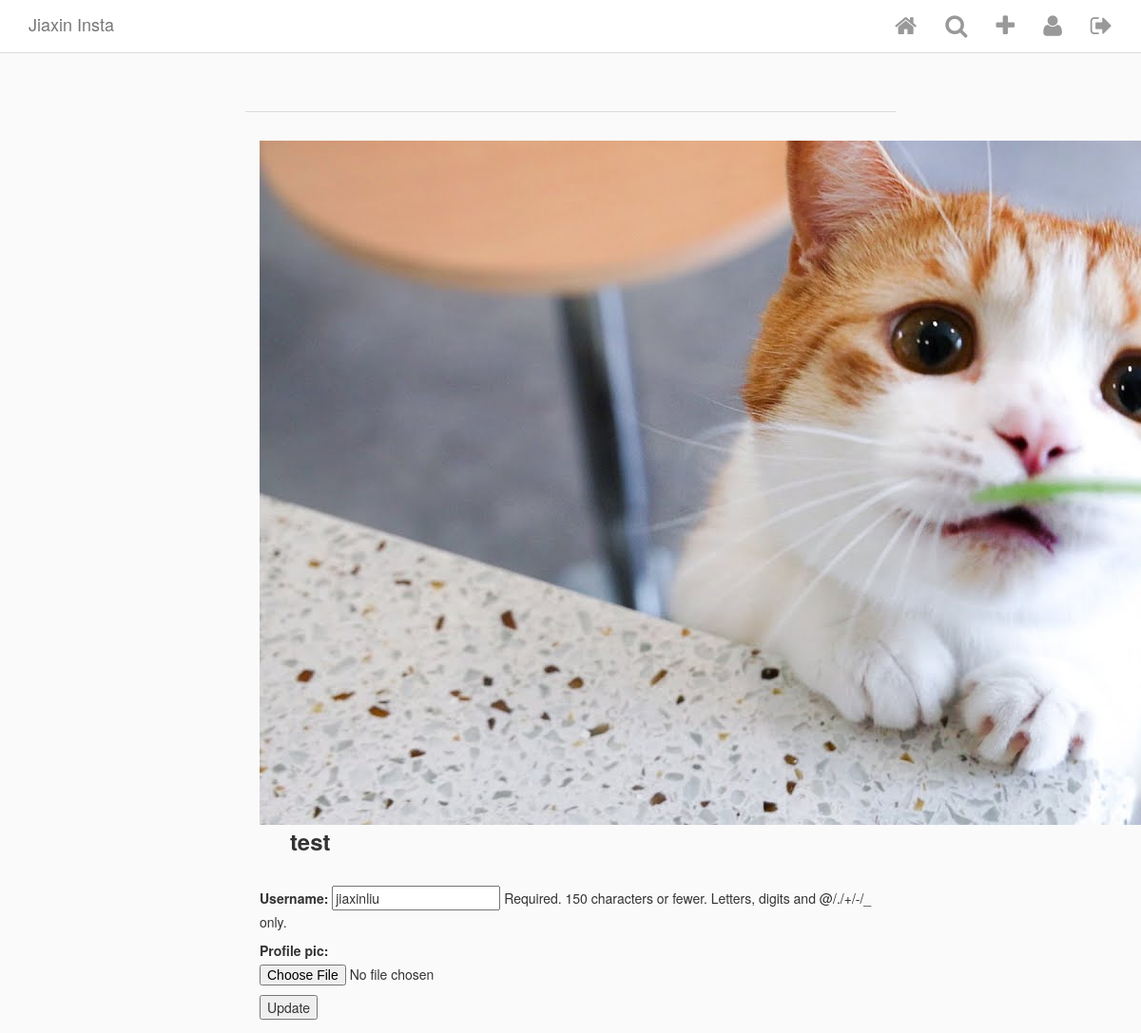
The page /user/edit/1 (signed in) on the database as committed earlier.
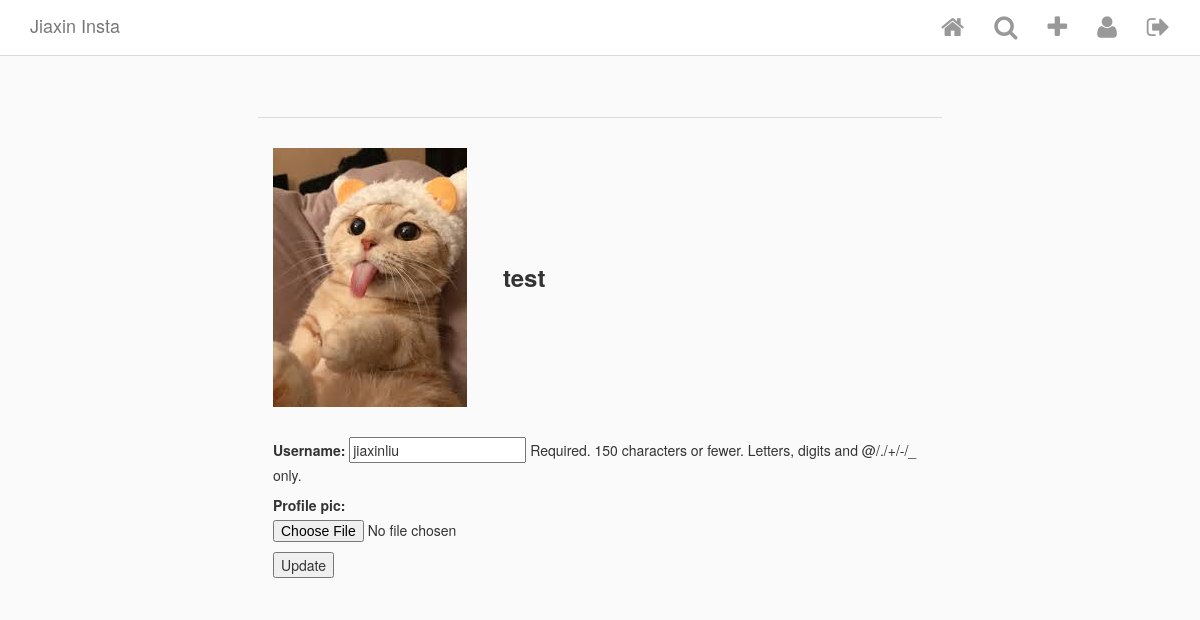
The same page on the database as committed later.
### Insta/models.py (models this page shows, shortened)
class  InstaUser(AbstractUser):
    profile_pic = ProcessedImageField(
        upload_to='static/images/profiles',
        format='JPEG',
        options={'quality':100},
        blank=True,
        null=True
    )

### Insta/views.py (the view)
# urls.py: path('user/edit/<int:pk>', EditProfile.as_view(), name='edit_profile'),
class EditProfile(LoginRequiredMixin,UpdateView):
    model = InstaUser
    template_name = 'edit_profile.html'
    fields = ['username','profile_pic']
    login_url = 'login'
    success_url = reverse_lazy('posts')

### templates/edit_profile.html (shortened to what this page needs)
{% extends 'base.html' %}
{% block content %}
<div class="row profile-settings">
    <div class="col-xs-12">
        <div class="profile-pic-name">
            {% if user.profile_pic %}
                <img class="picture-circle-medium" src="/{{ user.profile_pic }}">
            {% endif %}
        <span class="username">{{ user.username }}</span>
        </div>
        <form action="" method="POST" enctype="multipart/form-data">
            {{ form.as_p }}
            <input type="submit" value="Update">
        </form>
    </div>
</div>
{% endblock content %}

Rows that differ between the two databases and show on the page:
changed InstaUser "test": profile_pic: a different picture
